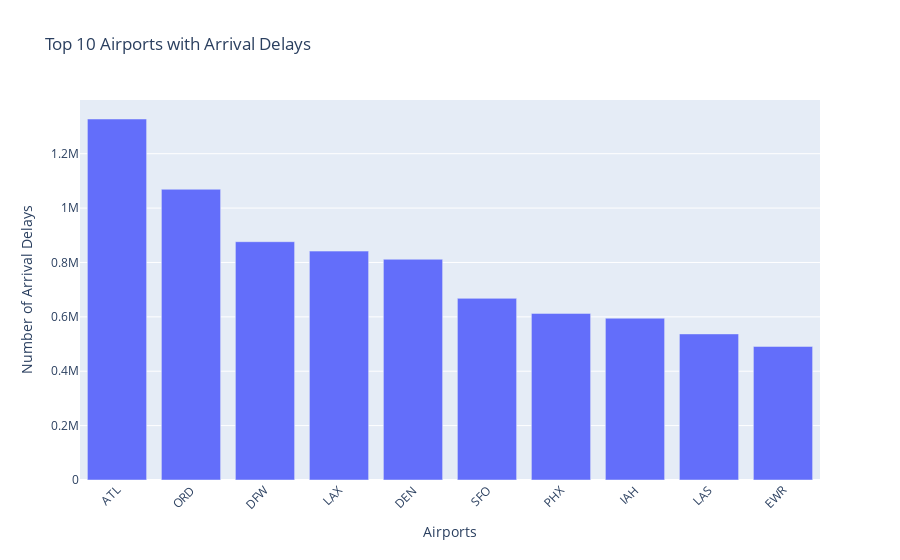

Notebook code cell kept with this figure:
### Markdown cell above
## Airports with Arrival Delays

### Code cell
# Filter the dataframe to include only the rows with arrival delays
delayed_flights = df.filter(df.ARR_DELAY > 0)

# Group the data by the airport and count the number of arrival delays
arrival_delays = delayed_flights.groupBy("DEST").count()

# Sort the airports by the number of arrival delays in descending order
sorted_airports = arrival_delays.orderBy(desc("count"))

# Display the top 10 airports with the most arrival delays
top_airports = sorted_airports.limit(10).toPandas()

# Extract the airport codes and arrival delay counts
airports = top_airports["DEST"].tolist()
delay_counts = top_airports["count"].tolist()

# Create a bar chart using Plotly
fig = go.Figure(data=go.Bar(x=airports, y=delay_counts))

# Customize the chart layout
fig.update_layout(
    title="Top 10 Airports with Arrival Delays",
    xaxis_title="Airports",
    yaxis_title="Number of Arrival Delays",
    xaxis_tickangle=-45,
)

# Display the chart
fig.show()

### Figure 1 — Plotly figure (JSON) as saved in the notebook; plotly's stock layout.template omitted (floating-point values rounded to 4 significant figures)
{"data": [{"type": "bar", "x": ["ATL", "ORD", "DFW", "LAX", "DEN", "SFO", "PHX", "IAH", "LAS", "EWR"], "y": [1327604, 1069167, 876364, 841727, 811734, 667965, 612674, 594917, 537247, 491212]}], "layout": {"title": {"text": "Top 10 Airports with Arrival Delays"}, "xaxis": {"tickangle": -45, "title": {"text": "Airports"}}, "yaxis": {"title": {"text": "Number of Arrival Delays"}}}}
